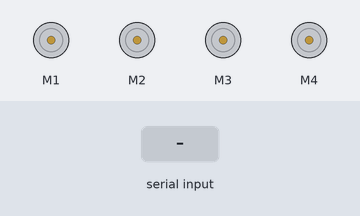
This sketch was run on a simulated Arduino Uno, built with avr-gcc and run on an emulated ATmega328P. On the bench: 4 × DC motor (green arrow = forward, orange = backward, longer = faster). The test bench sets the inputs (shaded band). What the sketch prints to the serial monitor is not drawn.

Above: at 1.2 s.
1.3 s: "5\n" received over Serial
Timing chart, 0 to 4.3 s (numbered marks = the images above; inputs shaded):
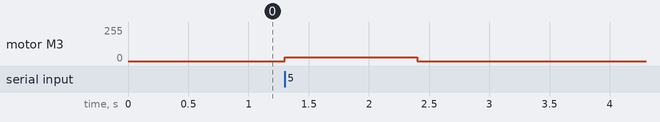

Measured:
- after the input at 1.3 s, motor M3: stopped → forward 30/255 at once, → stopped 1.1 s later

The sketch:

motor_control_4motor.ino
```cpp
/* This code will run motors on the Toy Arm Edge based on given commands.
    Lisa Liu - Nov 7, 2015

*/

#include <Wire.h>
#include <Adafruit_MotorShield.h>
#include "utility/Adafruit_PWMServoDriver.h"

// Create the motor shield object with the default I2C address
Adafruit_MotorShield AFMS = Adafruit_MotorShield();

// Select which ports for each motor. Arduino shield has four motor ports.
Adafruit_DCMotor *rotator = AFMS.getMotor(1);
Adafruit_DCMotor *shoulder = AFMS.getMotor(2);
Adafruit_DCMotor *grip = AFMS.getMotor(3);
Adafruit_DCMotor *wrist = AFMS.getMotor(4);
#define elbow_1 12   // 5th motor's first H-bridge switch
#define elbow_2 13   // 5th motor's second H-bridge switch
int default_speed = 60;

// action keywords
#define rotate_left 14
#define rotate_right 13
#define shoulder_down 11
#define shoulder_up 12
#define elbow_down 10
#define elbow_up 9
#define wrist_down 8
#define wrist_up 7
#define grip_in 5
#define grip_out 6
int command = 0;

void setup() {
  Serial.begin(115200);       // setup Serial library at 115200 bps
  Serial.println("Yay motors");

  AFMS.begin();     // create w/ default freq 1.6 KHz

  // set default speeds
  rotator->setSpeed(default_speed*2);
  shoulder->setSpeed(default_speed*1.5);
  grip->setSpeed(default_speed/2);
  wrist->setSpeed(default_speed);
  int elbowspeed = default_speed;

  // this is for Serial testing
}

void loop() {
  // test motors using serial input
  command = Serial.parseInt();
  //Serial.print("I received: ");
  Serial.println(command, DEC);
  run_action(command);
  delay(100);
}

void run_action(int action_key) {
  switch (action_key) {
    case rotate_left:
      rotator->run(FORWARD);
      break;
    case rotate_right:
      rotator->run(BACKWARD);
      break;
    case shoulder_down:
      shoulder->run(FORWARD);
      break;
    case shoulder_up:
      shoulder->run(BACKWARD);
      break;
    case grip_in:
      grip->run(FORWARD);
      break;
    case grip_out:
      grip->run(BACKWARD);
      break;
    case wrist_down:
      wrist->run(FORWARD);
      break;
    case wrist_up:
      wrist->run(BACKWARD);
      break;
    case elbow_down:
      elbow_run(FORWARD);
      break;
    case elbow_up:
      elbow_run(BACKWARD);
      break;
    default:
      // make sure the robot has no movement
      rotator->run(RELEASE);
      shoulder->run(RELEASE);
      grip->run(RELEASE);
      wrist->run(RELEASE);
      //gripper_run(RELEASE);
      digitalWrite(elbow_1, LOW);
      digitalWrite(elbow_2, LOW);
      break;
  }
}

void elbow_run(int dir) {
  switch (dir) {
    case FORWARD:
      digitalWrite(elbow_2, LOW);
      digitalWrite(elbow_1, HIGH);
      Serial.print(elbow_1);
      Serial.println(" is on");
      delay(250);
      break;
    case BACKWARD:
      digitalWrite(elbow_1, LOW);
      digitalWrite(elbow_2, HIGH);
      Serial.print(elbow_2);
      Serial.println(" is on");
      delay(250);
      break;
    default:
      digitalWrite(elbow_1, LOW);
      digitalWrite(elbow_2, LOW);
      break;
  }
}
```
